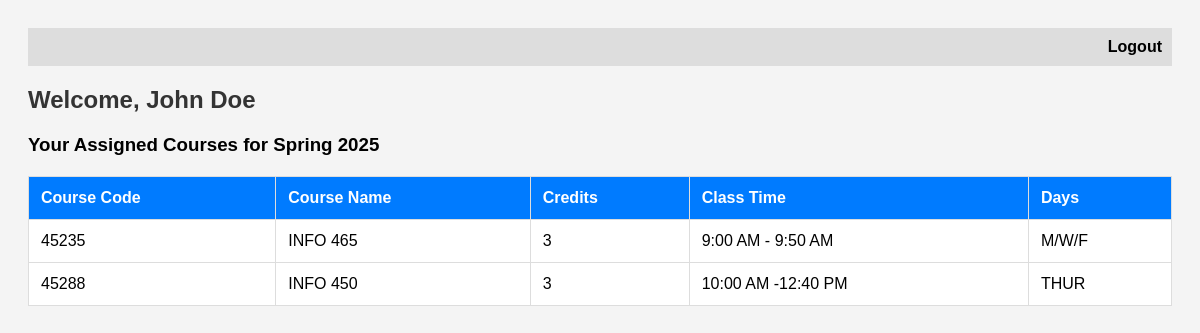
/instructor-courses (signed in), run on the app's committed database.
### app.py (models this page shows)
class Instructor(db.Model):
    __tablename__ = 'instructor'
    InstructorID = db.Column(db.Integer, primary_key=True)
    I_First_Name = db.Column(db.String(100), nullable=False)
    I_Last_Name = db.Column(db.String(100), nullable=False)
    DepartmentID = db.Column(db.Integer, db.ForeignKey('department.DepartmentID'), nullable=False)
    CourseName = db.Column(db.String(100), nullable=False)
    Semester = db.Column(db.String(20), nullable=False)
    Password_Hash = db.Column(db.String(255))

class Session(db.Model):
    __tablename__ = 'session'
    SessionID = db.Column(db.Integer, primary_key=True)
    CourseID = db.Column(db.Integer, db.ForeignKey('course.CourseID'), nullable=False)
    InstructorID = db.Column(db.Integer, db.ForeignKey('instructor.InstructorID'), nullable=False)
    Max_Students = db.Column(db.Integer, nullable=False)

class Course(db.Model):
    __tablename__ = 'course'
    CourseID = db.Column(db.Integer, primary_key=True)
    Course_Name = db.Column(db.String(150), nullable=False)
    Credits = db.Column(db.Integer, nullable=False)
    DepartmentID = db.Column(db.Integer, db.ForeignKey('department.DepartmentID'))
    Class_Time = db.Column(db.String(50))
    Days = db.Column(db.String(20))
    is_synchronous = db.Column(db.Boolean)

### app.py (the view)
@app.route('/instructor-courses')
def instructor_courses():
    if 'instructor_id' not in session:
        return redirect(url_for('instructor_login'))
    instructor_id = session['instructor_id']
    sessions = (
        db.session.query(Session, Course)
        .join(Course, Session.CourseID == Course.CourseID)
        .filter(Session.InstructorID == instructor_id)
        .all()
    )
    instructor = Instructor.query.get(instructor_id)
    return render_template('instructor_courses.html', instructor=instructor, sessions=sessions)

### templates/instructor_courses.html (shortened to what this page needs)
<!DOCTYPE html>
<html lang="en">
<head>
</head>
<body>
    <nav>
        <a href="/logout">Logout</a>
    </nav>
    <h2>Welcome, {{ instructor.I_First_Name }} {{ instructor.I_Last_Name }}</h2>
    <h3>Your Assigned Courses for {{ instructor.Semester }}</h3>
    <table>
        <thead>
            <tr>
                <th>Course Code</th>
                <th>Course Name</th>
                <th>Credits</th>
                <th>Class Time</th>
                <th>Days</th>
            </tr>
        </thead>
        <tbody>
            {% for session, course in sessions %}
            <tr>
                <td>{{ course.CourseID }}</td>
                <td>{{ course.Course_Name }}</td>
                <td>{{ course.Credits }}</td>
                <td>{{ course.Class_Time }}</td>
                <td>{{ course.Days }}</td>
            </tr>
            {% endfor %}
        </tbody>
    </table>
</body>
</html>

### templates/instructor_courses.html (style rules this page uses)
body { font-family: sans-serif; background: #f4f4f4; padding: 20px; }
h2 { color: #333; }
nav { background-color: #ddd; padding: 10px; text-align: right; }
nav a { text-decoration: none; color: black; font-weight: bold; margin-left: 20px; }
table { width: 100%; border-collapse: collapse; background: white; margin-top: 20px; }
th, td { border: 1px solid #ddd; padding: 12px; text-align: left; }
th { background-color: #007bff; color: white; }

### data on the page
Instructor: I_First_Name "John", I_Last_Name "Doe", Semester "Spring 2025"

### other printed values
{{ course.CourseID }} "45235"
{{ course.Course_Name }} "INFO 465"
{{ course.Credits }} "3"
{{ course.Class_Time }} "9:00 AM - 9:50 AM"
{{ course.Days }} "M/W/F"
{{ course.CourseID }} "45288"
{{ course.Course_Name }} "INFO 450"
{{ course.Class_Time }} "10:00 AM -12:40 PM"
{{ course.Days }} "THUR"
